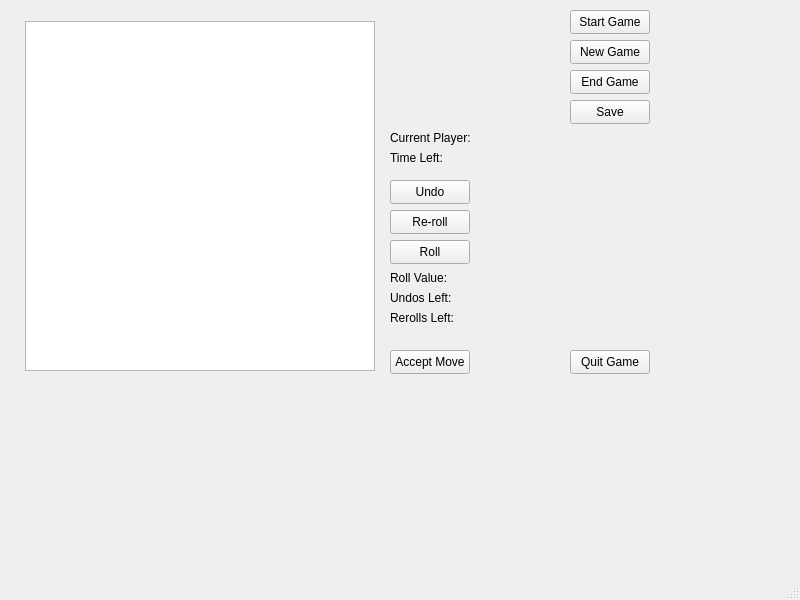
<?xml version="1.0" encoding="UTF-8"?>
<ui version="4.0">
 <class>MainWindow</class>
 <widget class="QMainWindow" name="MainWindow">
  <property name="geometry">
   <rect>
    <x>0</x>
    <y>0</y>
    <width>800</width>
    <height>600</height>
   </rect>
  </property>
  <property name="windowTitle">
   <string>MainWindow</string>
  </property>
  <widget class="QWidget" name="centralwidget">
   <widget class="QGraphicsView" name="graphicsView">
    <property name="geometry">
     <rect>
      <x>25</x>
      <y>21</y>
      <width>350</width>
      <height>350</height>
     </rect>
    </property>
   </widget>
   <widget class="QPushButton" name="butt_newGame">
    <property name="geometry">
     <rect>
      <x>570</x>
      <y>40</y>
      <width>80</width>
      <height>24</height>
     </rect>
    </property>
    <property name="text">
     <string>New Game</string>
    </property>
   </widget>
   <widget class="QPushButton" name="butt_startGame">
    <property name="geometry">
     <rect>
      <x>570</x>
      <y>10</y>
      <width>80</width>
      <height>24</height>
     </rect>
    </property>
    <property name="text">
     <string>Start Game</string>
    </property>
   </widget>
   <widget class="QPushButton" name="butt_endGame">
    <property name="geometry">
     <rect>
      <x>570</x>
      <y>70</y>
      <width>80</width>
      <height>24</height>
     </rect>
    </property>
    <property name="text">
     <string>End Game</string>
    </property>
   </widget>
   <widget class="QPushButton" name="butt_Save">
    <property name="geometry">
     <rect>
      <x>570</x>
      <y>100</y>
      <width>80</width>
      <height>24</height>
     </rect>
    </property>
    <property name="text">
     <string>Save</string>
    </property>
   </widget>
   <widget class="QPushButton" name="butt_quitGame">
    <property name="geometry">
     <rect>
      <x>570</x>
      <y>350</y>
      <width>80</width>
      <height>24</height>
     </rect>
    </property>
    <property name="text">
     <string>Quit Game</string>
    </property>
   </widget>
   <widget class="QPushButton" name="butt_Undo">
    <property name="geometry">
     <rect>
      <x>390</x>
      <y>180</y>
      <width>80</width>
      <height>24</height>
     </rect>
    </property>
    <property name="text">
     <string>Undo</string>
    </property>
   </widget>
   <widget class="QPushButton" name="butt_Reroll">
    <property name="geometry">
     <rect>
      <x>390</x>
      <y>210</y>
      <width>80</width>
      <height>24</height>
     </rect>
    </property>
    <property name="text">
     <string>Re-roll</string>
    </property>
   </widget>
   <widget class="QPushButton" name="butt_roll">
    <property name="geometry">
     <rect>
      <x>390</x>
      <y>240</y>
      <width>80</width>
      <height>24</height>
     </rect>
    </property>
    <property name="text">
     <string>Roll</string>
    </property>
   </widget>
   <widget class="QLabel" name="label_rollValue">
    <property name="geometry">
     <rect>
      <x>470</x>
      <y>270</y>
      <width>81</width>
      <height>16</height>
     </rect>
    </property>
    <property name="text">
     <string/>
    </property>
   </widget>
   <widget class="QLabel" name="label_currPlayer">
    <property name="geometry">
     <rect>
      <x>390</x>
      <y>130</y>
      <width>101</width>
      <height>16</height>
     </rect>
    </property>
    <property name="text">
     <string>Current Player: </string>
    </property>
   </widget>
   <widget class="QLabel" name="label_timeLeft">
    <property name="geometry">
     <rect>
      <x>390</x>
      <y>150</y>
      <width>91</width>
      <height>16</height>
     </rect>
    </property>
    <property name="text">
     <string>Time Left: </string>
    </property>
   </widget>
   <widget class="QLabel" name="label_rollValue_2">
    <property name="geometry">
     <rect>
      <x>390</x>
      <y>270</y>
      <width>81</width>
      <height>16</height>
     </rect>
    </property>
    <property name="text">
     <string>Roll Value:</string>
    </property>
   </widget>
   <widget class="QLabel" name="label_undoCount">
    <property name="geometry">
     <rect>
      <x>390</x>
      <y>290</y>
      <width>111</width>
      <height>16</height>
     </rect>
    </property>
    <property name="text">
     <string>Undos Left: </string>
    </property>
   </widget>
   <widget class="QLabel" name="label_rerollCount">
    <property name="geometry">
     <rect>
      <x>390</x>
      <y>310</y>
      <width>111</width>
      <height>16</height>
     </rect>
    </property>
    <property name="text">
     <string>Rerolls Left: </string>
    </property>
   </widget>
   <widget class="QPushButton" name="butt_acceptMove">
    <property name="geometry">
     <rect>
      <x>390</x>
      <y>350</y>
      <width>80</width>
      <height>24</height>
     </rect>
    </property>
    <property name="text">
     <string>Accept Move</string>
    </property>
   </widget>
  </widget>
  <widget class="QMenuBar" name="menubar">
   <property name="geometry">
    <rect>
     <x>0</x>
     <y>0</y>
     <width>800</width>
     <height>21</height>
    </rect>
   </property>
  </widget>
  <widget class="QStatusBar" name="statusbar"/>
 </widget>
 <resources/>
 <connections/>
</ui>
